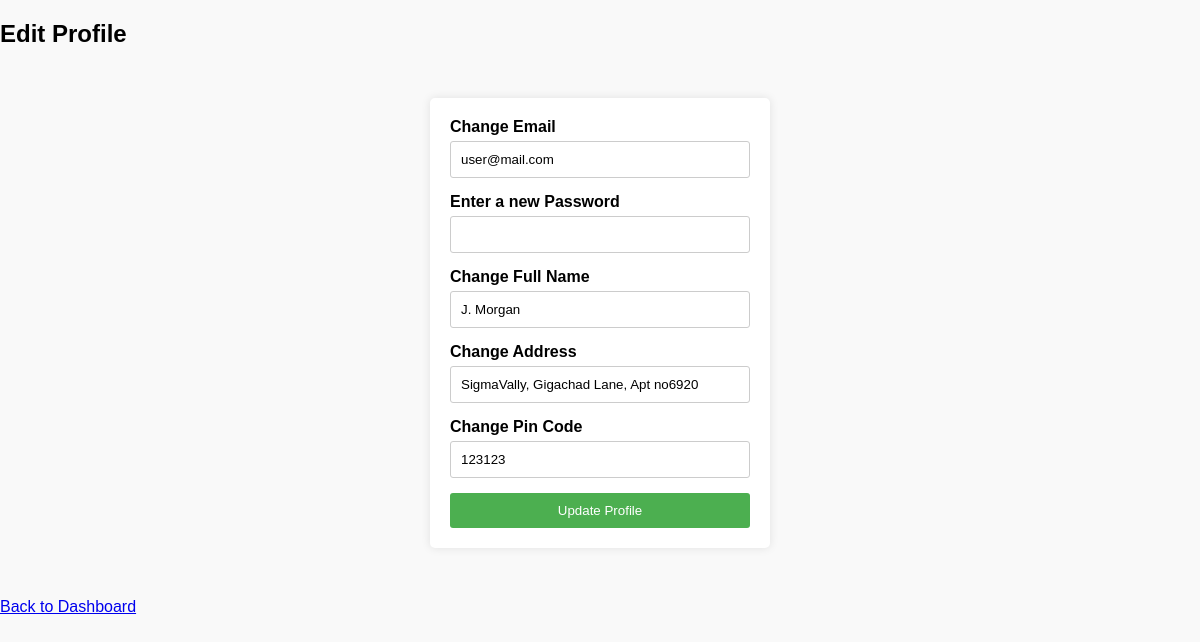
/dashboard/edit_profile/2 (signed in), run on the app's committed database.
### models.py (models this page shows, shortened)
class users(db.Model):
    id = db.Column(db.Integer, primary_key=True)
    email = db.Column(db.String(120), unique=True, nullable=False)
    passwd = db.Column(db.String(120), nullable=False)
    fname = db.Column(db.String(120))
    addr = db.Column(db.String(255))
    pcode = db.Column(db.String(20))
    isadmin = db.Column(db.Boolean, default = False)
    reservations = db.relationship('reservations', backref='user', lazy=True)

### controllers/user_controller.py (the view)
@user_paths.route('/dashboard/edit_profile/<int:id>', methods=['GET', 'POST'])
def edit_profile(id):
    if 'email' not in session:
        return redirect(url_for('auth.login'))
    user = users.query.get_or_404(id)
    if request.method == 'POST':
        user.email = request.form["email"]
        new_password = request.form["pwd"]
        if new_password:
            user.passwd = generate_password_hash(new_password)
        user.fname = request.form["fname"]
        user.addr = request.form["addr"]
        user.pcode = request.form["pcode"]
        db.session.commit()
        return redirect(url_for("user.dashboard"))
    else:
        return render_template('edit_profile.html', user=user)

### templates/edit_profile.html (shortened to what this page needs)
{% extends "base.html" %}
{% block content %}
<h2>Edit Profile</h2>
<form method="POST" action="{{ url_for('user.edit_profile', id=user.id) }}">
    <div class="container">
        <label for="email"><b>Change Email</b></label>
        <input type="text" placeholder="Enter Email" name="email" value="{{ user.email }}" required>
        <label for="psw"><b>Enter a new Password</b></label>
        <input type="password" name="pwd" value="" required>
        <label for="fname"><b>Change Full Name</b></label>
        <input type="text" name="fname" value="{{ user.fname }}" required>
        <label for="address"><b>Change Address</b></label>
        <input type="text" name="addr" value="{{ user.addr }}" required>
        <label for="pcode"><b>Change Pin Code</b></label>
        <input type="text" name="pcode" value="{{ user.pcode }}" required>
        <button type="submit" value="update">Update Profile</button>
    </div>
</form>
<a href="{{ url_for('user.dashboard') }}">Back to Dashboard</a>
{% endblock %}

### static/css/style.css (style rules this page uses)
body { font-family: Arial, sans-serif; background-color: #f9f9f9; margin: 0; padding: 0; }
.container { padding: 20px; background-color: white; margin: 50px auto; width: 300px; border-radius: 5px; box-shadow: 0 0 10px rgba(0,0,0,0.1); }
input[type=text], input[type=password] { width: 100%; padding: 10px; margin: 5px 0 15px 0; border: 1px solid #ccc; border-radius: 3px; box-sizing: border-box; }
button { background-color: #4CAF50; color: white; padding: 10px 15px; border: none; border-radius: 3px; cursor: pointer; width: 100%; }

### data on the page
users: email "user@mail.com", fname "J. Morgan", addr "SigmaVally, Gigachad Lane, Apt no6920", pcode "123123"
